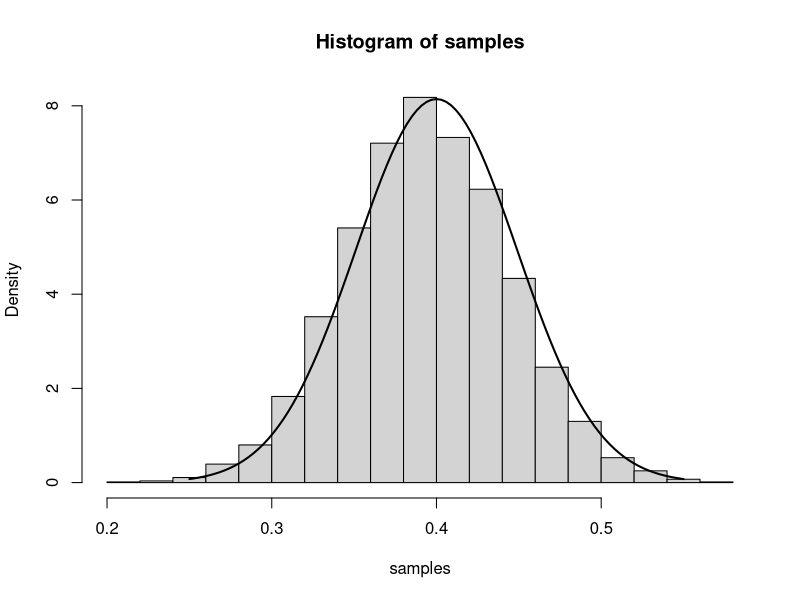

Here is the R script that generated this plot:
num.iterations        <-7000
p.truth               <-0.4
num.samples.per.iter  <-100
samples               <-numeric(num.iterations)
for (iter in seq_len(num.iterations)) {
  samples[iter]<-mean(rbinom(num.samples.per.iter, 1, p.truth))
}
hist(samples, freq=F)
curve(dnorm(x, mean=p.truth,sd=sqrt((p.truth*(1-p.truth)/num.samples.per.iter)
                                    )),
      .25, .55, lwd=2, xlab = "", ylab = "", add = T)
